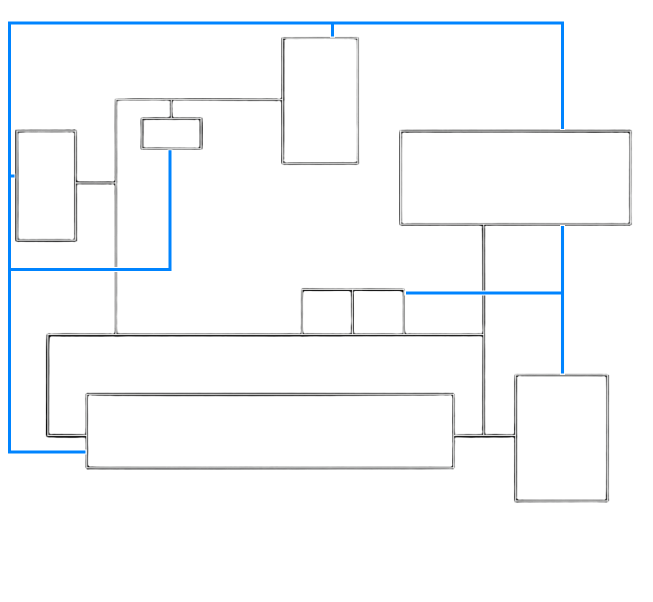
#> input picture assets/cameras/vent_map.png, 1306 x 1204 px (shown at 1/2 size)
$ python find_duct_centers.py
#> lines starting #> are read from the running program, lines starting #| are printed output that depends on the picture
"""Analyze vent_map.png to find exact center coordinates of each blue duct line.

Strategy: The duct lines are thin (12px border + 6px blue = 18px total).
Room fills are wide areas. We detect duct lines by finding NARROW clusters
of colored pixels in each scan line, excluding known room fill colors.

We also look at ALL non-background pixels (alpha>0, not pure white/black)
and use the known vent_path coordinates from gen_vent_map.py to search
in precise regions.

Usage: python tools/find_duct_centers.py
"""

import os
import sys

sys.path.insert(0, os.path.join(os.path.dirname(__file__), ".."))

import numpy as np
from PIL import Image

IMG = os.path.join(os.path.dirname(__file__), "..", "assets", "cameras", "vent_map.png")

img = Image.open(IMG).convert("RGBA")
#> img is the input picture: PIL image 1306x1204 RGBA; mean R, G, B, A 145.7, 184, 200.5, 12.3
arr = np.array(img)
W, H = img.size
#> W = 1306; H = 1204
print(f"Image: {W}x{H}")
#| Image: 1306x1204

r = arr[:, :, 0].astype(int)
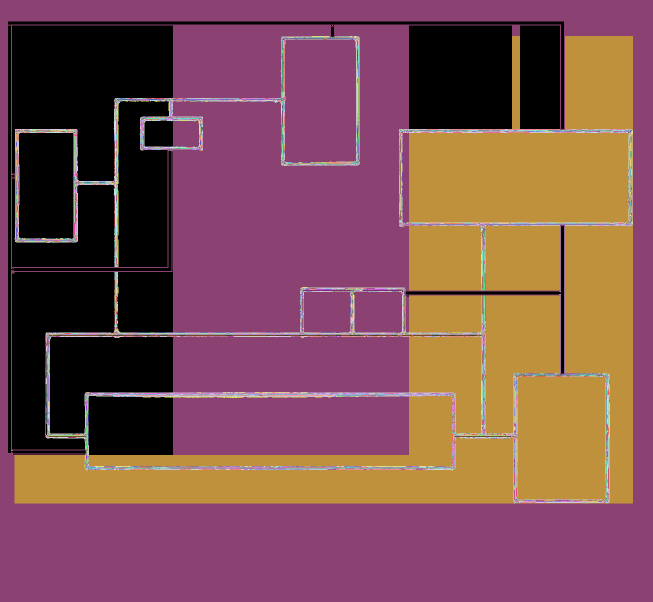
#> r: shape (1204, 1306) int64 (shown at 1/2 size); 172 distinct labels, from 0 to 255; one colour per label, 0 black
g = arr[:, :, 1].astype(int)
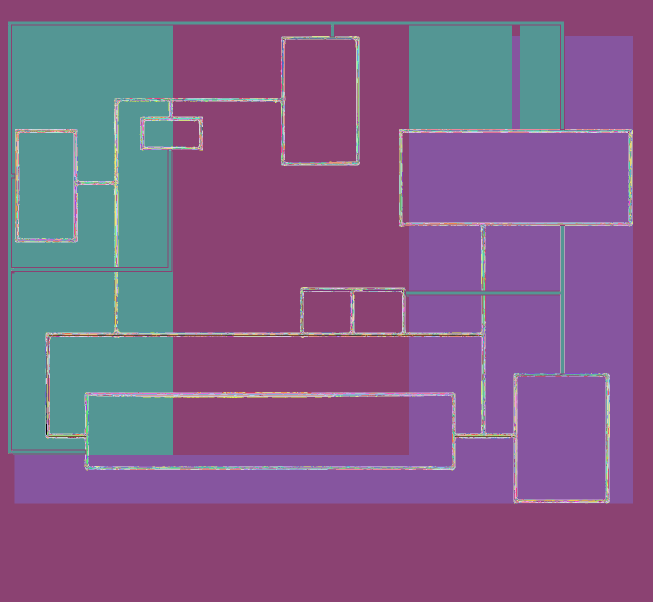
#> g: shape (1204, 1306) int64 (shown at 1/2 size); 167 distinct labels, from 0 to 255; one colour per label, 0 black
b = arr[:, :, 2].astype(int)
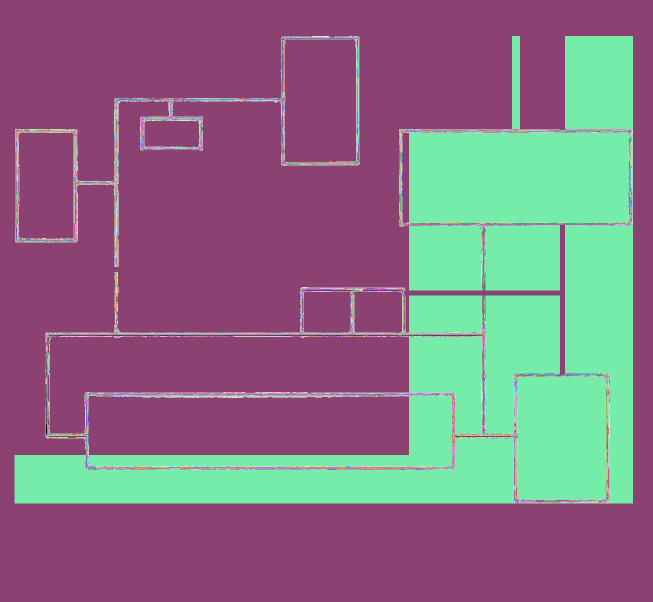
#> b: shape (1204, 1306) int64 (shown at 1/2 size); 159 distinct labels, from 0 to 255; one colour per label, 0 black
a = arr[:, :, 3].astype(int)
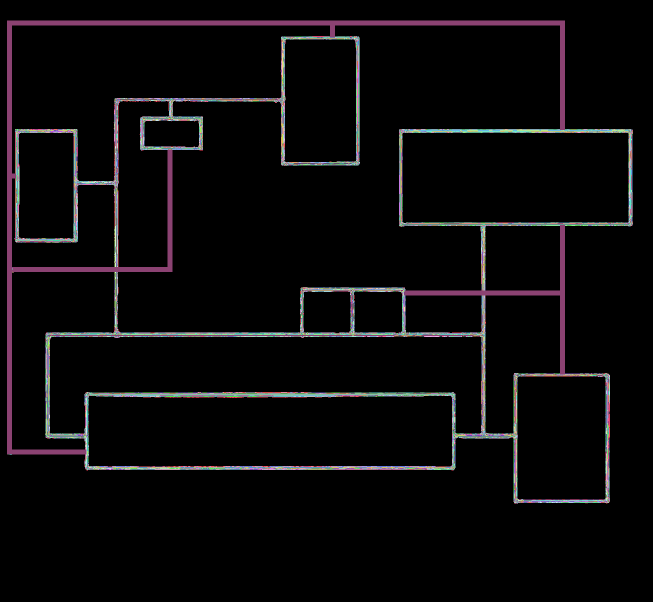
#> a: shape (1204, 1306) int64 (shown at 1/2 size); 142 distinct labels, from 0 to 255; one colour per label, 0 black

# --- Comprehensive color sampling along ALL expected duct lines ---
VENT_LINES = {
    "TOP_HORIZONTAL": {"axis": "h", "y_nom": 40, "x_range": (40, 1266)},
    "LEFT_VERTICAL": {"axis": "v", "x_nom": 40, "y_range": (40, 650)},
    "LEFT_BRANCH": {"axis": "h", "y_nom": 400, "x_range": (40, 140)},
    "CENTER_VERT_STUB": {"axis": "v", "x_nom": 760, "y_range": (40, 110)},
    "RIGHT_TOP_VERT": {"axis": "v", "x_nom": 1266, "y_range": (40, 290)},
    "RIGHT_HORIZONTAL": {"axis": "h", "y_nom": 290, "x_range": (950, 1266)},
    "RIGHT_MID_VERT": {"axis": "v", "x_nom": 950, "y_range": (290, 650)},
    "MIDDLE_HORIZONTAL": {"axis": "h", "y_nom": 650, "x_range": (40, 950)},
    "RIGHT_BOT_VERT": {"axis": "v", "x_nom": 950, "y_range": (650, 1060)},
    "BOT_HORIZONTAL": {"axis": "h", "y_nom": 1060, "x_range": (40, 950)},
}

# For each line, scan a ±30px band and find the row/col with the most
# non-background pixels that are part of a NARROW cluster
print("\n" + "=" * 70)
print("DETAILED SCAN: Finding narrow duct line clusters")
print("=" * 70)

results = {}

for name, info in VENT_LINES.items():
    if info["axis"] == "h":
        y_nom = info["y_nom"]
        x0, x1 = info["x_range"]
        band = 30
        y_lo = max(0, y_nom - band)
        y_hi = min(H, y_nom + band)

        # For each row, find non-white colored pixels in x range
        # and check if they form a narrow cluster
        best_score = 0
        best_y = y_nom
        best_info = None

        for y in range(y_lo, y_hi):
            # Get all non-transparent, non-pure-white pixels in range
            row_r = r[y, x0 : x1 + 1]
            row_g = g[y, x0 : x1 + 1]
            row_b = b[y, x0 : x1 + 1]
            row_a = a[y, x0 : x1 + 1]

            # Colored = alpha>0, not pure white (255,255,255), not pure black (0,0,0)
            is_colored = (
                (row_a > 0)
                & ~((row_r > 250) & (row_g > 250) & (row_b > 250))
                & ~((row_r < 5) & (row_g < 5) & (row_b < 5))
            )

            colored_xs = np.where(is_colored)[0]
            if len(colored_xs) < 3:
                continue

            # Find clusters (contiguous groups)
            gaps = np.diff(colored_xs)
            splits = np.where(gaps > 3)[0]  # cluster gap > 3px

            clusters = []
            start = 0
            for s in splits:
                cluster = colored_xs[start : s + 1]
                clusters.append((cluster[0] + x0, cluster[-1] + x0, len(cluster)))
                start = s + 1
            cluster = colored_xs[start:]
            clusters.append((cluster[0] + x0, cluster[-1] + x0, len(cluster)))

            # Score: prefer narrow clusters (duct line ~18px) over wide ones (room fill)
            for c_x0, c_x1, c_len in clusters:
                width = c_x1 - c_x0 + 1
                if width < 25:  # Narrow = likely duct line
                    score = c_len * 10  # Bonus for narrow cluster
                elif width < 50:
                    score = c_len * 3
                else:
                    score = c_len  # Wide = room fill, no bonus

                if score > best_score:
                    best_score = score
                    best_y = y
                    best_info = (c_x0, c_x1, width, c_len)

        if best_info:
            cx0, cx1, w, cnt = best_info
            center_x = (cx0 + cx1) // 2
            results[name] = {"center": best_y, "range": (cx0, cx1), "axis": "h"}
            print(f"  {name:20s}  Y={best_y:4d}  X=[{cx0}..{cx1}] w={w:2d}  (nominal Y={y_nom})")
        else:
            # Fallback: just count colored pixels per row
            row_counts = []
            for y in range(y_lo, y_hi):
                row_r = r[y, x0 : x1 + 1]
                row_g = g[y, x0 : x1 + 1]
                row_b = b[y, x0 : x1 + 1]
                row_a = a[y, x0 : x1 + 1]
                is_colored = (
                    (row_a > 0)
                    & ~((row_r > 250) & (row_g > 250) & (row_b > 250))
                    & ~((row_r < 5) & (row_g < 5) & (row_b < 5))
                )
                row_counts.append((int(is_colored.sum()), y))
            row_counts.sort(reverse=True)
            best_y = row_counts[0][1]
            results[name] = {"center": best_y, "range": (x0, x1), "axis": "h"}
            print(f"  {name:20s}  Y={best_y:4d}  (fallback) (nominal Y={y_nom})")

    else:  # vertical
        x_nom = info["x_nom"]
        y0, y1 = info["y_range"]
        band = 30
        x_lo = max(0, x_nom - band)
        x_hi = min(W, x_nom + band)

        best_score = 0
        best_x = x_nom
        best_info = None

        for x in range(x_lo, x_hi):
            col_r = r[y0 : y1 + 1, x]
            col_g = g[y0 : y1 + 1, x]
            col_b = b[y0 : y1 + 1, x]
            col_a = a[y0 : y1 + 1, x]

            is_colored = (
                (col_a > 0)
                & ~((col_r > 250) & (col_g > 250) & (col_b > 250))
                & ~((col_r < 5) & (col_g < 5) & (col_b < 5))
            )

            colored_ys = np.where(is_colored)[0]
            if len(colored_ys) < 3:
                continue

            gaps = np.diff(colored_ys)
            splits = np.where(gaps > 3)[0]

            clusters = []
            start = 0
            for s in splits:
                cluster = colored_ys[start : s + 1]
                clusters.append((cluster[0] + y0, cluster[-1] + y0, len(cluster)))
                start = s + 1
            cluster = colored_ys[start:]
            clusters.append((cluster[0] + y0, cluster[-1] + y0, len(cluster)))

            for c_y0, c_y1, c_len in clusters:
                height = c_y1 - c_y0 + 1
                if height < 25:
                    score = c_len * 10
                elif height < 50:
                    score = c_len * 3
                else:
                    score = c_len

                if score > best_score:
                    best_score = score
                    best_x = x
                    best_info = (c_y0, c_y1, height, c_len)

        if best_info:
            cy0, cy1, h, cnt = best_info
            center_y = (cy0 + cy1) // 2
            results[name] = {"center": best_x, "range": (cy0, cy1), "axis": "v"}
            print(f"  {name:20s}  X={best_x:4d}  Y=[{cy0}..{cy1}] h={h:2d}  (nominal X={x_nom})")
        else:
            col_counts = []
            for x in range(x_lo, x_hi):
                col_r = r[y0 : y1 + 1, x]
                col_g = g[y0 : y1 + 1, x]
                col_b = b[y0 : y1 + 1, x]
                col_a = a[y0 : y1 + 1, x]
                is_colored = (
                    (col_a > 0)
                    & ~((col_r > 250) & (col_g > 250) & (col_b > 250))
                    & ~((col_r < 5) & (col_g < 5) & (col_b < 5))
                )
                col_counts.append((int(is_colored.sum()), x))
            col_counts.sort(reverse=True)
            best_x = col_counts[0][1]
            results[name] = {"center": best_x, "range": (y0, y1), "axis": "v"}
            print(f"  {name:20s}  X={best_x:4d}  (fallback) (nominal X={x_nom})")
#> after the loop, results = 10 items

print("\n" + "=" * 70)
print("RESULTS:")
print("=" * 70)
for name, r_info in results.items():
    if r_info["axis"] == "h":
        print(f"  {name:20s}  Y = {r_info['center']:4d}  (X: {r_info['range'][0]}..{r_info['range'][1]})")
    else:
        print(f"  {name:20s}  X = {r_info['center']:4d}  (Y: {r_info['range'][0]}..{r_info['range'][1]})")
#> this loop made 10 passes
#> (name, r_info) on passes 1 to 9: ('TOP_HORIZONTAL', {'center': 43, 'range': (40, 1127), 'axis': 'h'}), ('LEFT_VERTICAL', {'center': 16, 'range': (43, 650), 'axis': 'v'}), ('LEFT_BRANCH', {'center': 429, 'range': (40, 140), 'axis': 'h'}), ('CENTER_VERT_STUB', {'center': 730, 'range': (43, 48), 'axis': 'v'}), ('RIGHT_TOP_VERT', {'center': 1261, 'range': (258, 290), 'axis': 'v'}), ('RIGHT_HORIZONTAL', {'center': 261, 'range': (950, 1265), 'axis': 'h'}), ('RIGHT_MID_VERT', {'center': 964, 'range': (504, 526), 'axis': 'v'}), ('MIDDLE_HORIZONTAL', {'center': 669, 'range': (92, 950), 'axis': 'h'}), ('RIGHT_BOT_VERT', {'center': 966, 'range': (650, 874), 'axis': 'v'})
#|   TOP_HORIZONTAL        Y =   43  (X: 40..1127)
#|   LEFT_VERTICAL         X =   16  (Y: 43..650)
#|   LEFT_BRANCH           Y =  429  (X: 40..140)
#|   CENTER_VERT_STUB      X =  730  (Y: 43..48)
#|   RIGHT_TOP_VERT        X = 1261  (Y: 258..290)
#|   RIGHT_HORIZONTAL      Y =  261  (X: 950..1265)
#|   RIGHT_MID_VERT        X =  964  (Y: 504..526)
#|   MIDDLE_HORIZONTAL     Y =  669  (X: 92..950)
#> (further printed lines are left out)

print("\n" + "=" * 70)
print("COPY-PASTE:")
print("=" * 70)
for name, r_info in results.items():
    if r_info["axis"] == "h":
        print(f"{name}_Y = {r_info['center']}")
    else:
        print(f"{name}_X = {r_info['center']}")
